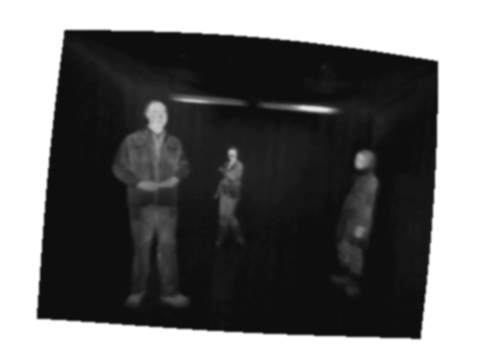
#> input picture infrared_images_analyze/3person.jpg, 480 x 360 px
$ python image_analyze_intro.py   (older library calls are emulated)
#> lines starting #> are read from the running program, lines starting #| are printed output that depends on the picture; after the words box and inside, x2 and y2 are one past the last pixel; in counts of white or black regions, pixels touching at a corner belong together

# coding: utf-8

# #### libs
#
# **numpy** - for fast work with arrays
# **maplotlib.pyplot** - for visualization
# **PIL.Image** - read image as an object
# **cv2** - library to work with images

# In[1]:

import numpy as np
import matplotlib.pyplot as plt
import cv2

from PIL import Image as Image


# [9 lines of commented-out code are left out]

image = Image.open('3person.jpg')
#> image is the input picture: PIL image 480x360 RGB; min 11, max 255, mean 106.2


# ##### convert Image to numpy array

# In[3]:

im = np.array(image)


# ### function to convert RGB image to grayscale

# In[4]:

def rgb2gray(rgb):
    return cv2.cvtColor(im, cv2.COLOR_BGR2GRAY)


# ### function to plot numpy.array

# In[5]:

def plot_image(image):
    plt.imshow(image, cmap = plt.get_cmap('gray'))
    plt.show()


# ##### remove white space around the images

# In[6]:

def cut_image(image):
    sliced = gray[60 : 320, 60 : 420]
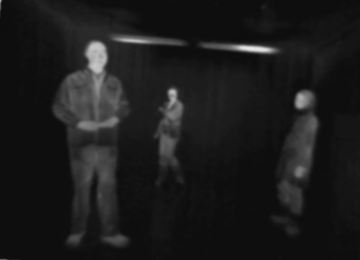
#> sliced: shape (260, 360); min 12, max 233, mean 27.2
    return sliced


# In[7]:

gray = rgb2gray(im)
plot_image(gray)


# In[8]:

image = cut_image(gray)


# In[9]:

plot_image(image)


# In[10]:

image


# In[11]:

img = image.copy()


# In[12]:

ret, thresh = cv2.threshold(img, 60, 255, 0)
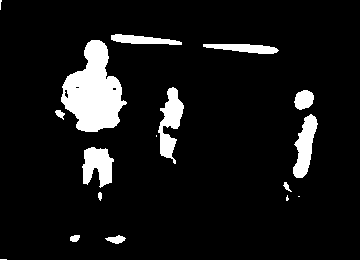
#> thresh: shape (260, 360); 8.5% white; 17 white regions (5 under 20 px)


# ### first one is source image, second is contour retrieval mode, third is contour approximation method
# **contours** is a Python list of all the contours in the image

# In[13]:

img, contours, hierarchy = cv2.findContours(thresh, cv2.RETR_TREE, cv2.CHAIN_APPROX_NONE)
#> contours = 20 contours, 8 with area under 20; largest, box (x1, y1, x2, y2) and area: (61, 40, 127, 132) 3487, (158, 87, 184, 164) 893, (82, 147, 114, 188) 808, (293, 114, 318, 178) 807, (203, 44, 279, 54) 415


# ### Drawing image contours

# In[14]:

img = cv2.drawContours(img, contours, -1, (0, 255, 0), 3)
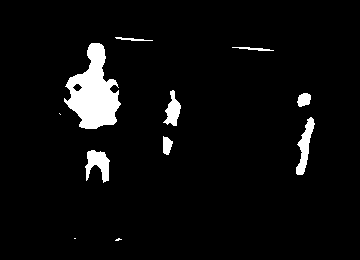
#> img: shape (260, 360); 4.8% white; 11 white regions (3 under 20 px), largest, box (x1, y1, x2, y2) and area: (64, 43, 121, 129) 2728, (296, 117, 315, 175) 480, (85, 150, 110, 183) 474


# In[15]:

plot_image(img)


# ### MSER algoryth for image segmentation

# In[16]:

mser = cv2.MSER_create()


# In[17]:

test_val = image.copy()


# In[18]:

#> (the run stopped early here; a loop or call above may not have finished)

$ run again, with infrared_images_analyze/1person.jpg copied over infrared_images_analyze/3person.jpg
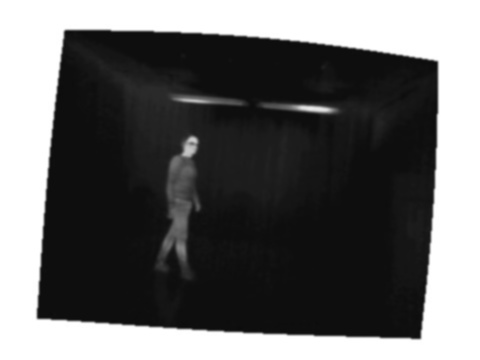
#> input picture infrared_images_analyze/1person.jpg, 480 x 360 px
#> image is the input picture: PIL image 480x360 RGB; min 11, max 255, mean 103.3
#> `ret, thresh = cv2.threshold(img, 60, 255, 0)`:
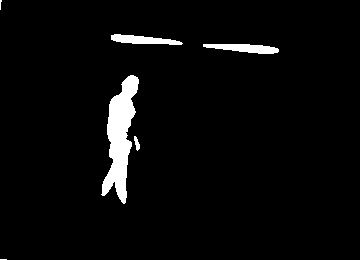
#> thresh: shape (260, 360); 3.7% white; 6 white regions (2 under 20 px)
#> contours = 6 contours, 2 with area under 20; largest, box (x1, y1, x2, y2) and area: (101, 75, 139, 204) 2258, (203, 44, 279, 54) 417, (111, 34, 183, 45) 394, (134, 136, 140, 151) 36
#> `img = cv2.drawContours(img, contours, -1, (0, 255, 0), 3)`:
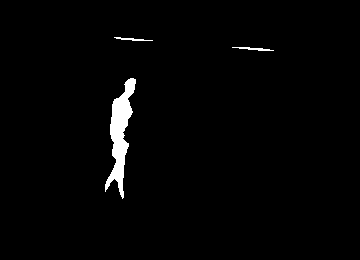
#> img: shape (260, 360); 1.8% white; 3 white regions, box (x1, y1, x2, y2) and area: (105, 78, 136, 199) 1531, (232, 47, 274, 51) 80, (114, 37, 153, 41) 69
